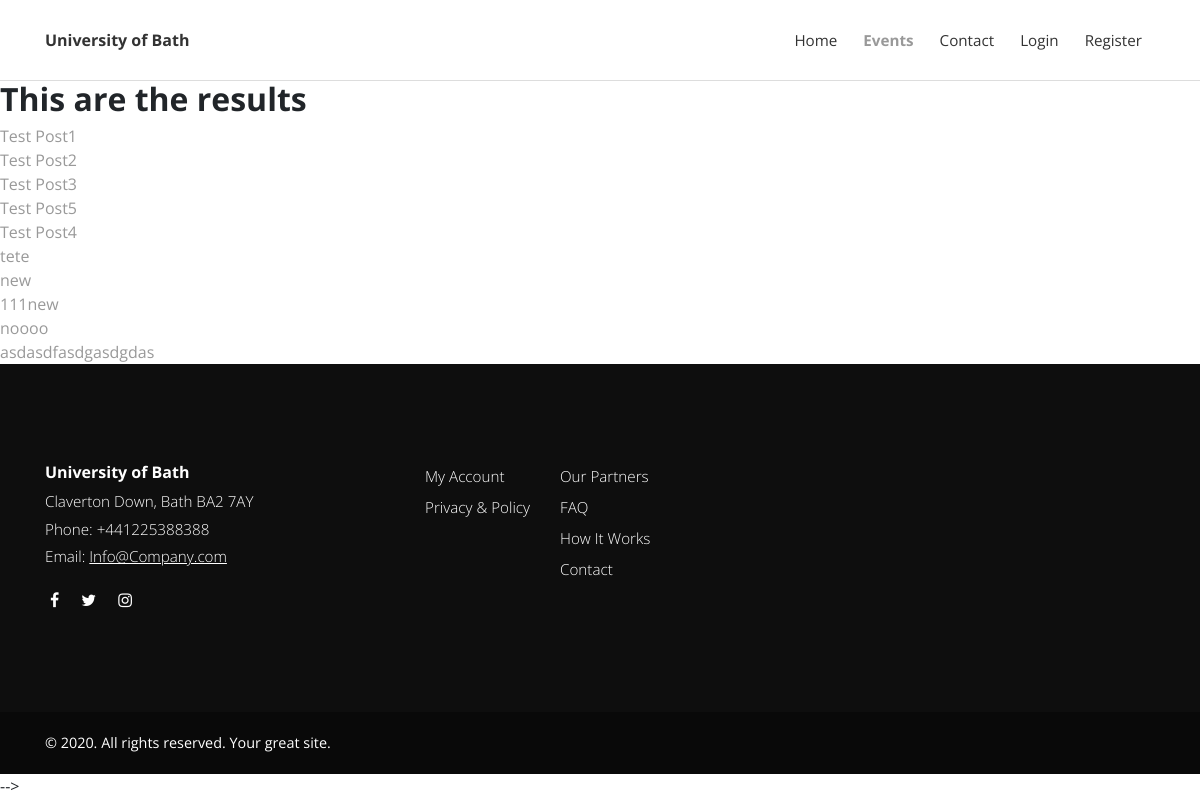
/search/, run on an earlier commit of the app's database.
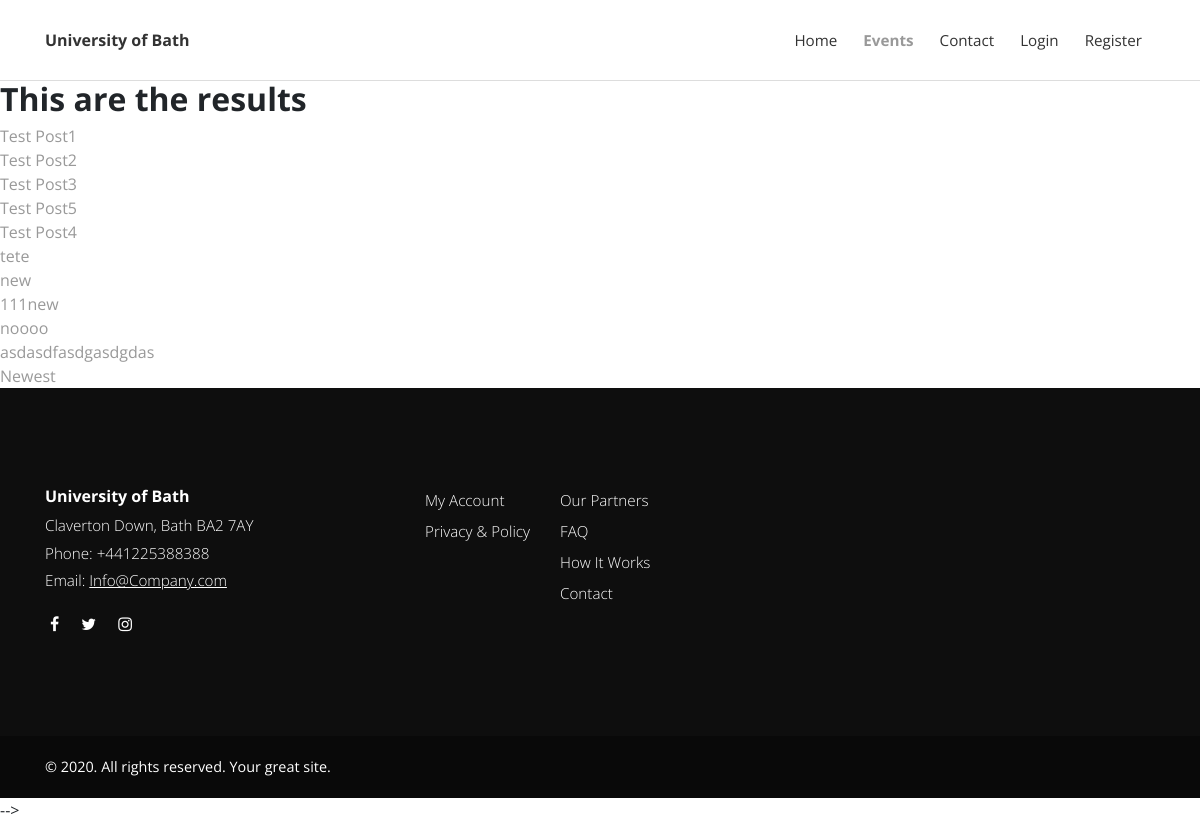
And on a later commit of the database.
### posts/models.py (models this page shows, shortened)
class Post(models.Model):
    categories = models.ManyToManyField(Category)
    title = models.CharField(max_length=100)
    overview = models.TextField()
    author = models.ForeignKey(Profile, on_delete=models.CASCADE)
    timestamp = models.DateTimeField(auto_now_add=True) # when it created
    comment_count = models.IntegerField(default=0)
    view_count = models.IntegerField(default=0)
    thumbnail = models.ImageField(default='default_thumbnail.jpeg')
    content = HTMLField()
    featured = models.BooleanField(default=True)
    previous_post = models.ForeignKey('self', related_name='previous', on_delete=models.SET_NULL, blank=True, null=True)
    next_post = models.ForeignKey('self', related_name='next', on_delete=models.SET_NULL, blank=True, null=True)
    def get_absolute_url(self):
        return reverse('post-detail', kwargs={
            'id': self.id
        })

### posts/views.py (the view)
# urls.py: path('search/', search, name='search'),
def search(request):
    queryset = Post.objects.all()
    query = request.GET.get('q')
    if query:
        queryset = queryset.filter(
            Q(title__icontains=query)|  # or
            Q(overview__icontains=query)
        ).distinct()  # if the same post, only get one
    context = {
        'queryset': queryset
    }
    return render(request, 'search_results.html', context)

### templates/search_results.html
{% extends "base.html"%}
{% load static %}
{% block content %}
<h2>This are the results</h2>
{% for post in queryset %}
<a href="{{post.get_absolute_url}}">{{post.title}}</a>
<br>
{% endfor %}
{% endblock %}

What changed in the data, as far as the page shows it:
added Post: title "Newest"
